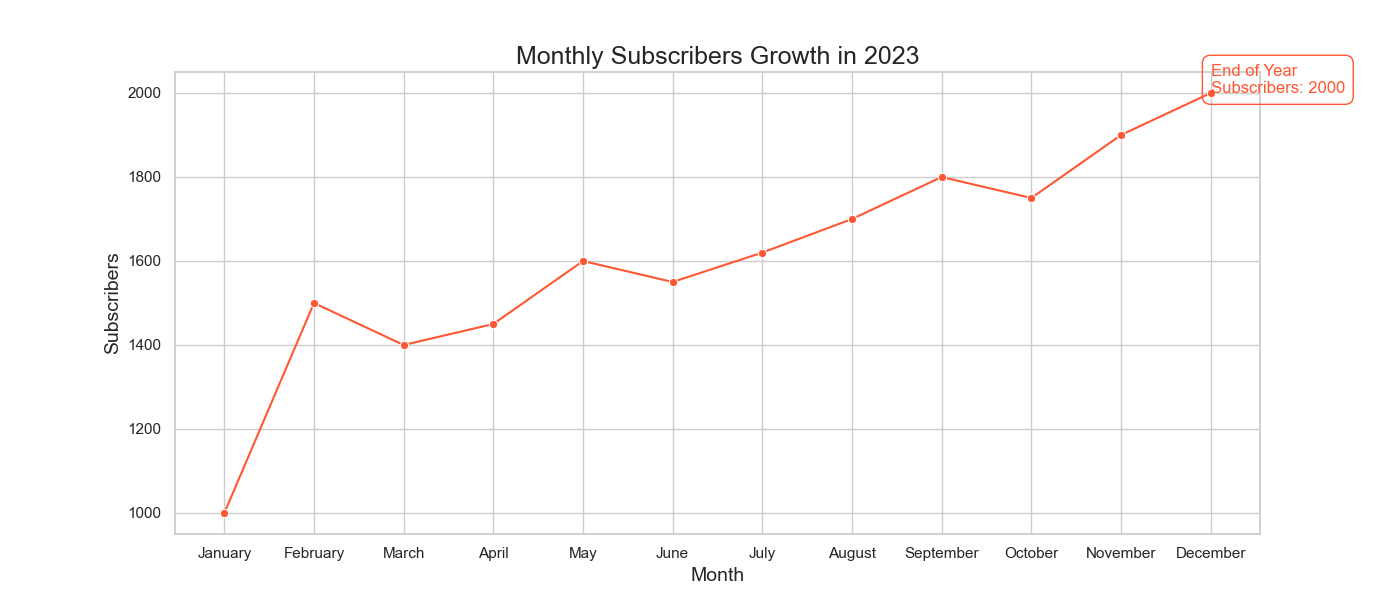

Generate this figure with Python:

import pandas as pd
import seaborn as sns
import matplotlib.pyplot as plt

# Data
data = {
    'Month': ['January', 'February', 'March', 'April', 'May', 'June', 'July', 
              'August', 'September', 'October', 'November', 'December'],
    'Subscribers': [1000, 1500, 1400, 1450, 1600, 1550, 1620, 
                   1700, 1800, 1750, 1900, 2000]
}

# Create a DataFrame
df = pd.DataFrame(data)

# Convert 'Month' to categorical type with order
df['Month'] = pd.Categorical(df['Month'], categories=data['Month'], ordered=True)

# Line chart
plt.figure(figsize=(14, 6))
sns.lineplot(x='Month', y='Subscribers', data=df, color="#FF5733", marker='o')

# Add annotation for the last data point
plt.text(x = df.Month.iloc[-1], y = df.Subscribers.iloc[-1],
         s = 'End of Year\nSubscribers: {}'.format(df.Subscribers.iloc[-1]),
         fontdict = dict(color='#FF5733', size=12),
         bbox=dict(facecolor='none', edgecolor='#FF5733', boxstyle='round,pad=0.5'))

# Set chart title and labels
plt.title('Monthly Subscribers Growth in 2023', fontsize=18)
plt.xlabel('Month', fontsize=14)
plt.ylabel('Subscribers', fontsize=14)

# Show the plot
plt.show()
